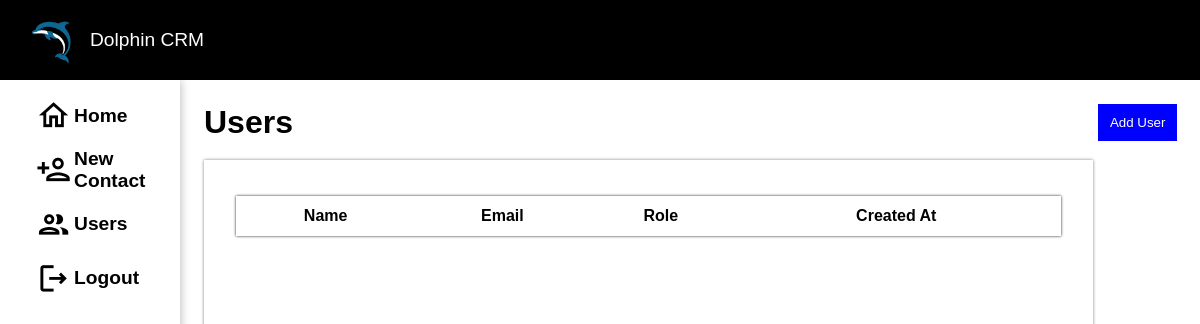
/view_users.php, run on an earlier commit of the app's database.
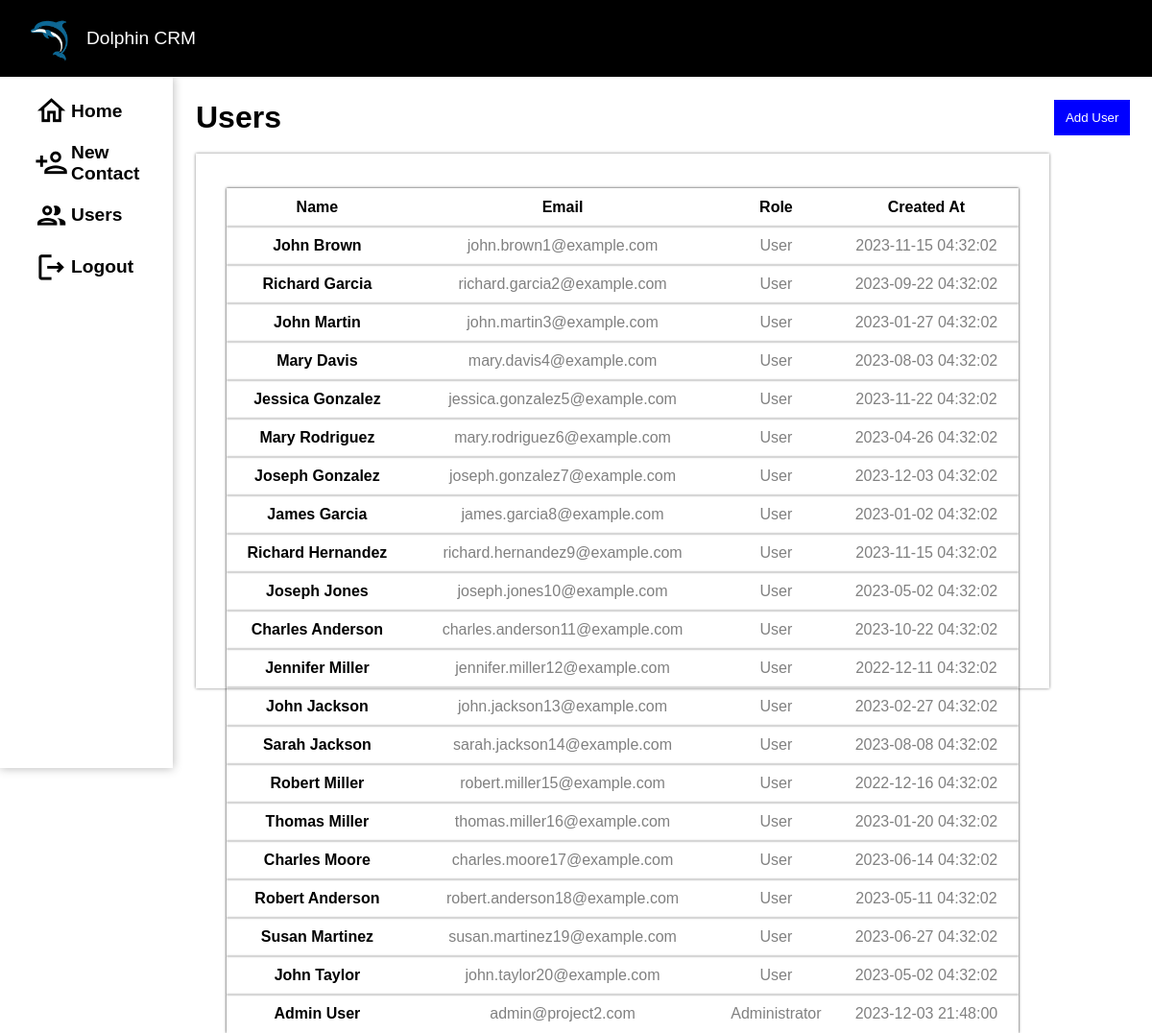
And on a later commit of the database.
### tables this page shows
CREATE TABLE Users (
    id INTEGER AUTO_INCREMENT PRIMARY KEY,
    firstname VARCHAR(255),
    lastname VARCHAR(255),
    password VARCHAR(255),
    email VARCHAR(255),
    role VARCHAR(255),
    created_at DATETIME
);

### view_users.php (the view, shortened to what this page needs)
<?php
$host = 'localhost';
$db = 'dolphin_crm';
$user = 'user';
$pass = 'password123';
$charset = 'utf8mb4';
$dsn = "mysql:host=$host;dbname=$db;charset=$charset";
$options = [
    PDO::ATTR_ERRMODE => PDO::ERRMODE_EXCEPTION,
    PDO::ATTR_DEFAULT_FETCH_MODE => PDO::FETCH_ASSOC,
    PDO::ATTR_EMULATE_PREPARES => false,
];
try {
    $pdo = new PDO($dsn, $user, $pass, $options);
    $stmt = $pdo->prepare("SELECT firstname, lastname, email, role, created_at FROM Users");
    $stmt->execute();
    $users = $stmt->fetchAll();
} catch (\PDOException $e) {
    die("Database connection error: " . $e->getMessage());
}
?>
<!DOCTYPE html>
<html lang="en">
<head>
    <link rel="stylesheet" href="styles.css">
</head>
<body>
    <div class="view_users">
        <nav class="nav-bar">
            <img src="images/Dolphin.png" alt="">
            <p>Dolphin CRM</p>
        </nav>
        <div class="side-bar">
            <ul>
                <li><a href="dashboard.php"><span class="material-icons-outlined icon" style="font-size: 2.2rem;">home</span> Home</a></li>
                <li><a href="new_contact.php"><span class="material-icons-outlined icon" style="font-size: 2.2rem;">person_add</span> New Contact</a></li>
                <li><a href="view_users.php"><span class="material-icons-outlined icon" style="font-size: 2.2rem;">group</span> Users</a></li>
                <li><a href="logout.php"><span class="material-icons-outlined icon" style="font-size: 2.2rem;">logout</span> Logout</a></li>
            </ul>
        </div>
        <div class="view-users-box">
            <div class="header">
                <h1>Users</h1>
                <button><a href="new_user.php">Add User</a></button>
            </div>
           <div class="table-box">
            <table>
                <thead>
                    <tr>
                        <th>Name</th>
                        <th>Email</th>
                        <th>Role</th>
                        <th>Created At</th>
                    </tr>
                </thead>
                <tbody id="userTableBody">
                    <?php foreach ($users as $user): ?>
                            <tr>
                                <td class="name-col"><?php echo htmlspecialchars($user['firstname'] . ' ' . $user['lastname']); ?></td>
                                <td><?php echo htmlspecialchars($user['email']); ?></td>
                                <td><?php echo htmlspecialchars($user['role']); ?></td>
                                <td><?php echo htmlspecialchars($user['created_at']); ?></td>
                            </tr>
                        <?php endforeach; ?>
                </tbody>
            </table>
           </div>
        </div>
    </div>
</body>
</html>

### styles.css (style rules this page uses)
* { margin: 0; padding: 0; box-sizing: border-box; font-family: sans-serif; }
.view_users { height: 100vh; width: 100vw; position: relative; }
.nav-bar { width: 100%; height: 10%; background-color: black; color: white; display: flex; align-items: center; padding-left: 18px; font-size: 1.2rem; }
.nav-bar img { height: 90%; }
.side-bar { width: 15%; height: 90%; position: absolute; left: 0; padding-top:1.5% ; box-shadow: 0px 0px 10px 0px rgba(0,0,0,0.3); }
.side-bar ul { width: 100%; display: flex; flex-direction: column; gap: 1.2rem; height: 50%; }
.side-bar ul li { list-style: none; width: 100%; height: 10%; padding-left: 20%; display: flex; align-items: center; font-size: 1.2rem; font-weight:600; }
.side-bar ul li a { display: flex; align-items: center; width: 100%; height: 100%; text-decoration: none; color: black; }
.icon { margin-right: 2%; }
.view-users-box { margin-left: 15%; height: 90%; width: 80%; padding-left: 2%; padding-top: 2%; }
.view-users-box .header { width: 104%; display: flex; justify-content: space-between; }
.view-users-box .header button { padding-left: 12px; padding-right: 12px; padding-top: 8px; padding-bottom: 8px; background-color: blue; border: none; color: white; }
.view-users-box .header button a { text-decoration: none; color: white; }
.table-box { width: 95%; box-shadow: 0px 0px 3px 0px rgba(0,0,0,0.5); padding-left: 24px; padding-right: 24px; padding-top: 36px; padding-bottom: 36px; margin-top: 2%; display: flex; align-items: flex-start; justify-content: center; height: 80%; }
.view-users-box table { width: 98%; box-shadow: 0px 0px 3px 0px rgba(0,0,0,0.5); border-collapse: collapse; }
.view-users-box tr { text-align: center; box-shadow: 0px 0px 2px 0px rgba(0,0,0,0.5); height: 2.5rem; }
.view-users-box table td { color: grey; }
.name-col { font-weight: bold; color: black !important; }
thead tr { padding: 8px; text-align: left; }

What changed in the data, as far as the page shows it:
added users: firstname+lastname "John Brown", email "john.brown1@example.com", role "User", created_at "2023-11-15 04:32:02"
added users: firstname+lastname "Richard Garcia", email "richard.garcia2@example.com", role "User", created_at "2023-09-22 04:32:02"
added users: firstname+lastname "John Martin", email "john.martin3@example.com", role "User", created_at "2023-01-27 04:32:02"
added users: firstname+lastname "Mary Davis", email "mary.davis4@example.com", role "User", created_at "2023-08-03 04:32:02"
added users: firstname+lastname "Jessica Gonzalez", email "jessica.gonzalez5@example.com", role "User", created_at "2023-11-22 04:32:02"
added users: firstname+lastname "Mary Rodriguez", email "mary.rodriguez6@example.com", role "User", created_at "2023-04-26 04:32:02"
added users: firstname+lastname "Joseph Gonzalez", email "joseph.gonzalez7@example.com", role "User", created_at "2023-12-03 04:32:02"
added users: firstname+lastname "James Garcia", email "james.garcia8@example.com", role "User", created_at "2023-01-02 04:32:02"
added users: firstname+lastname "Richard Hernandez", email "richard.hernandez9@example.com", role "User", created_at "2023-11-15 04:32:02"
added users: firstname+lastname "Joseph Jones", email "joseph.jones10@example.com", role "User", created_at "2023-05-02 04:32:02"
added users: firstname+lastname "Charles Anderson", email "charles.anderson11@example.com", role "User", created_at "2023-10-22 04:32:02"
added users: firstname+lastname "Jennifer Miller", email "jennifer.miller12@example.com", role "User", created_at "2022-12-11 04:32:02"
added users: firstname+lastname "John Jackson", email "john.jackson13@example.com", role "User", created_at "2023-02-27 04:32:02"
added users: firstname+lastname "Sarah Jackson", email "sarah.jackson14@example.com", role "User", created_at "2023-08-08 04:32:02"
added users: firstname+lastname "Robert Miller", email "robert.miller15@example.com", role "User", created_at "2022-12-16 04:32:02"
added users: firstname+lastname "Thomas Miller", email "thomas.miller16@example.com", role "User", created_at "2023-01-20 04:32:02"
added users: firstname+lastname "Charles Moore", email "charles.moore17@example.com", role "User", created_at "2023-06-14 04:32:02"
added users: firstname+lastname "Robert Anderson", email "robert.anderson18@example.com", role "User", created_at "2023-05-11 04:32:02"
added users: firstname+lastname "Susan Martinez", email "susan.martinez19@example.com", role "User", created_at "2023-06-27 04:32:02"
added users: firstname+lastname "John Taylor", email "john.taylor20@example.com", role "User", created_at "2023-05-02 04:32:02"
added users: firstname+lastname "Admin User", email "admin@project2.com", role "Administrator", created_at "2023-12-03 21:48:00"
